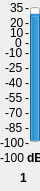
    <widget class="QWidget" name="widget" native="true">
     <property name="geometry">
      <rect>
       <x>0</x>
       <y>40</y>
       <width>40</width>
       <height>191</height>
      </rect>
     </property>
     <widget class="QProgressBar" name="progressBar">
      <property name="geometry">
       <rect>
        <x>30</x>
        <y>7</y>
        <width>10</width>
        <height>135</height>
       </rect>
      </property>
      <property name="contextMenuPolicy">
       <enum>Qt::DefaultContextMenu</enum>
      </property>
      <property name="toolTip">
       <string>Local Input 1 Meter</string>
      </property>
      <property name="statusTip">
       <string/>
      </property>
      <property name="whatsThis">
       <string/>
      </property>
      <property name="autoFillBackground">
       <bool>false</bool>
      </property>
      <property name="minimum">
       <number>-100</number>
      </property>
      <property name="maximum">
       <number>35</number>
      </property>
      <property name="value">
       <number>24</number>
      </property>
      <property name="textVisible">
       <bool>true</bool>
      </property>
      <property name="orientation">
       <enum>Qt::Vertical</enum>
      </property>
      <property name="invertedAppearance">
       <bool>false</bool>
      </property>
      <property name="format">
       <string>%p%</string>
      </property>
     </widget>
     <widget class="QLabel" name="m0">
      <property name="geometry">
       <rect>
        <x>25</x>
        <y>0</y>
        <width>16</width>
        <height>16</height>
       </rect>
      </property>
      <property name="text">
       <string>-</string>
      </property>
     </widget>
     <widget class="QLabel" name="t35">
      <property name="geometry">
       <rect>
        <x>10</x>
        <y>0</y>
        <width>16</width>
        <height>16</height>
       </rect>
      </property>
      <property name="text">
       <string>35</string>
      </property>
     </widget>
     <widget class="QLabel" name="tn100">
      <property name="geometry">
       <rect>
        <x>0</x>
        <y>135</y>
        <width>31</width>
        <height>16</height>
       </rect>
      </property>
      <property name="text">
       <string>-100</string>
      </property>
     </widget>
     <widget class="QLabel" name="m15">
      <property name="geometry">
       <rect>
        <x>25</x>
        <y>15</y>
        <width>16</width>
        <height>16</height>
       </rect>
      </property>
      <property name="text">
       <string>-</string>
      </property>
     </widget>
     <widget class="QLabel" name="m25">
      <property name="geometry">
       <rect>
        <x>25</x>
        <y>25</y>
        <width>16</width>
        <height>16</height>
       </rect>
      </property>
      <property name="text">
       <string>-</string>
      </property>
     </widget>
     <widget class="QLabel" name="m90">
      <property name="geometry">
       <rect>
        <x>25</x>
        <y>90</y>
        <width>16</width>
        <height>16</height>
       </rect>
      </property>
      <property name="text">
       <string>-</string>
      </property>
     </widget>
     <widget class="QLabel" name="m105">
      <property name="geometry">
       <rect>
        <x>25</x>
        <y>105</y>
        <width>16</width>
        <height>16</height>
       </rect>
      </property>
      <property name="text">
       <string>-</string>
      </property>
     </widget>
     <widget class="QLabel" name="m120">
      <property name="geometry">
       <rect>
        <x>25</x>
        <y>120</y>
        <width>16</width>
        <height>16</height>
       </rect>
      </property>
      <property name="text">
       <string>-</string>
      </property>
     </widget>
     <widget class="QLabel" name="m135">
      <property name="geometry">
       <rect>
        <x>25</x>
        <y>135</y>
        <width>16</width>
        <height>16</height>
       </rect>
      </property>
      <property name="text">
       <string>-</string>
      </property>
     </widget>
     <widget class="QLabel" name="m45">
      <property name="geometry">
       <rect>
        <x>25</x>
        <y>45</y>
        <width>16</width>
        <height>16</height>
       </rect>
      </property>
      <property name="text">
       <string>-</string>
      </property>
     </widget>
     <widget class="QLabel" name="m60">
      <property name="geometry">
       <rect>
        <x>25</x>
        <y>60</y>
        <width>16</width>
        <height>16</height>
       </rect>
      </property>
      <property name="text">
       <string>-</string>
      </property>
     </widget>
     <widget class="QLabel" name="m75">
      <property name="geometry">
       <rect>
        <x>25</x>
        <y>75</y>
        <width>16</width>
        <height>16</height>
       </rect>
      </property>
      <property name="text">
       <string>-</string>
      </property>
     </widget>
     <widget class="QLabel" name="t20">
      <property name="geometry">
       <rect>
        <x>10</x>
        <y>15</y>
        <width>16</width>
        <height>16</height>
       </rect>
      </property>
      <property name="text">
       <string>20</string>
      </property>
     </widget>
     <widget class="QLabel" name="t5">
      <property name="geometry">
       <rect>
        <x>10</x>
        <y>25</y>
        <width>16</width>
        <height>16</height>
       </rect>
      </property>
      <property name="text">
       <string>10</string>
      </property>
     </widget>
     <widget class="QLabel" name="tn10">
      <property name="geometry">
       <rect>
        <x>5</x>
        <y>45</y>
        <width>21</width>
        <height>16</height>
       </rect>
      </property>
      <property name="text">
       <string>-10</string>
      </property>
     </widget>
     <widget class="QLabel" name="tn25">
      <property name="geometry">
       <rect>
        <x>5</x>
        <y>60</y>
        <width>21</width>
        <height>16</height>
       </rect>
      </property>
      <property name="text">
       <string>-25</string>
      </property>
     </widget>
     <widget class="QLabel" name="tn40">
      <property name="geometry">
       <rect>
        <x>5</x>
        <y>75</y>
        <width>21</width>
        <height>16</height>
       </rect>
      </property>
      <property name="text">
       <string>-40</string>
      </property>
     </widget>
     <widget class="QLabel" name="tn55">
      <property name="geometry">
       <rect>
        <x>5</x>
        <y>90</y>
        <width>21</width>
        <height>16</height>
       </rect>
      </property>
      <property name="text">
       <string>-55</string>
      </property>
     </widget>
     <widget class="QLabel" name="tn70">
      <property name="geometry">
       <rect>
        <x>5</x>
        <y>105</y>
        <width>21</width>
        <height>16</height>
       </rect>
      </property>
      <property name="text">
       <string>-70</string>
      </property>
     </widget>
     <widget class="QLabel" name="tn85">
      <property name="geometry">
       <rect>
        <x>5</x>
        <y>120</y>
        <width>21</width>
        <height>16</height>
       </rect>
      </property>
      <property name="text">
       <string>-85</string>
      </property>
     </widget>
     <widget class="QLabel" name="m35">
      <property name="geometry">
       <rect>
        <x>25</x>
        <y>35</y>
        <width>16</width>
        <height>16</height>
       </rect>
      </property>
      <property name="text">
       <string>-</string>
      </property>
     </widget>
     <widget class="QLabel" name="t0">
      <property name="geometry">
       <rect>
        <x>15</x>
        <y>35</y>
        <width>16</width>
        <height>16</height>
       </rect>
      </property>
      <property name="text">
       <string>0</string>
      </property>
     </widget>
     <widget class="QLabel" name="value">
      <property name="geometry">
       <rect>
        <x>0</x>
        <y>150</y>
        <width>31</width>
        <height>16</height>
       </rect>
      </property>
      <property name="autoFillBackground">
       <bool>false</bool>
      </property>
      <property name="frameShadow">
       <enum>QFrame::Plain</enum>
      </property>
      <property name="text">
       <string>-100</string>
      </property>
     </widget>
     <widget class="QLabel" name="dB">
      <property name="geometry">
       <rect>
        <x>27</x>
        <y>150</y>
        <width>16</width>
        <height>16</height>
       </rect>
      </property>
      <property name="font">
       <font>
        <weight>75</weight>
        <bold>true</bold>
       </font>
      </property>
      <property name="text">
       <string>dB</string>
      </property>
     </widget>
     <widget class="QLabel" name="number">
      <property name="geometry">
       <rect>
        <x>20</x>
        <y>170</y>
        <width>16</width>
        <height>16</height>
       </rect>
      </property>
      <property name="font">
       <font>
        <weight>75</weight>
        <bold>true</bold>
       </font>
      </property>
      <property name="text">
       <string>1</string>
      </property>
     </widget>
     <widget class="Line" name="line">
      <property name="geometry">
       <rect>
        <x>35</x>
        <y>0</y>
        <width>16</width>
        <height>191</height>
       </rect>
      </property>
      <property name="orientation">
       <enum>Qt::Vertical</enum>
      </property>
     </widget>
     <zorder>progressBar</zorder>
     <zorder>line</zorder>
     <zorder>m0</zorder>
     <zorder>t35</zorder>
     <zorder>tn100</zorder>
     <zorder>m15</zorder>
     <zorder>m25</zorder>
     <zorder>m90</zorder>
     <zorder>m105</zorder>
     <zorder>m120</zorder>
     <zorder>m135</zorder>
     <zorder>m45</zorder>
     <zorder>m60</zorder>
     <zorder>m75</zorder>
     <zorder>t20</zorder>
     <zorder>t5</zorder>
     <zorder>tn10</zorder>
     <zorder>tn25</zorder>
     <zorder>tn40</zorder>
     <zorder>tn55</zorder>
     <zorder>tn70</zorder>
     <zorder>tn85</zorder>
     <zorder>m35</zorder>
     <zorder>t0</zorder>
     <zorder>value</zorder>
     <zorder>dB</zorder>
     <zorder>number</zorder>
     <zorder>line</zorder>
    </widget>
